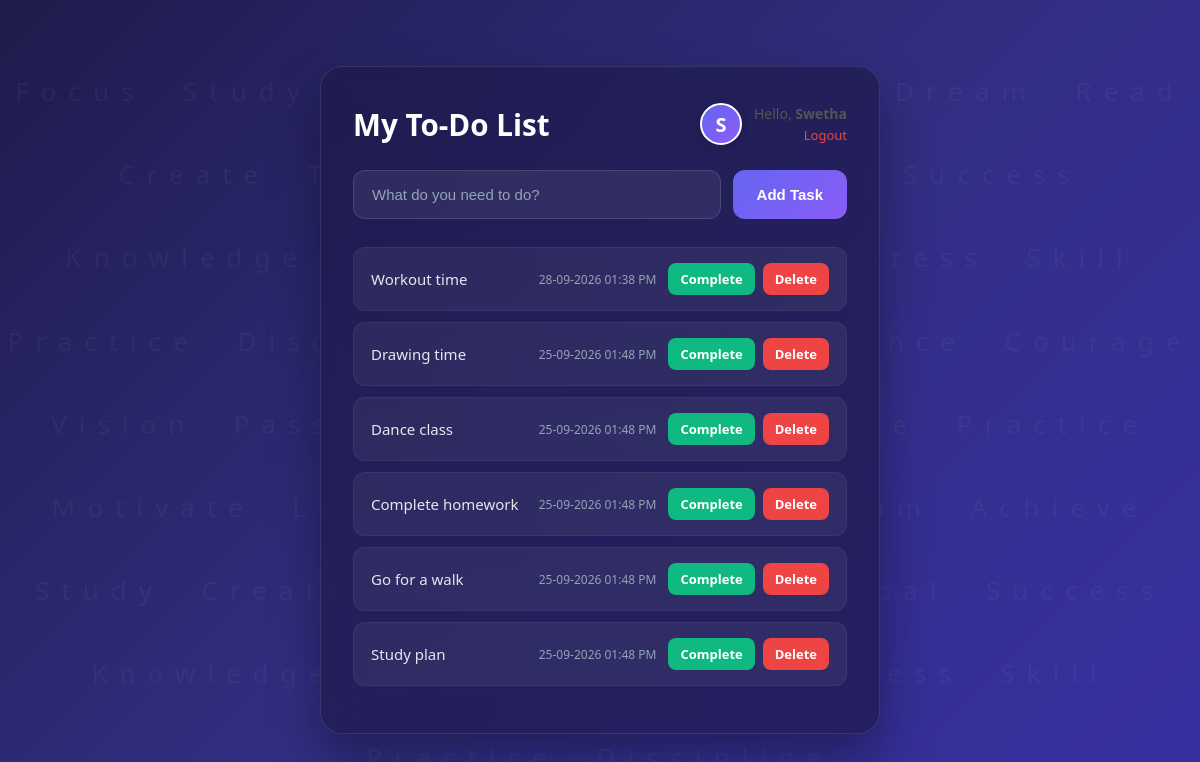
The page / (signed in) on the database its author committed.
### tables this page shows
CREATE TABLE tasks (
            id INTEGER PRIMARY KEY AUTOINCREMENT,
            content TEXT NOT NULL,
            completed INTEGER DEFAULT 0,
            created_at TEXT,
            user_id INTEGER,
            FOREIGN KEY (user_id) REFERENCES users (id)
        );

### app.py (the view)
@app.route('/')
def index():
    if 'user_id' not in session:
        return redirect(url_for('login'))
    conn = get_db_connection()
    tasks = conn.execute(
        'SELECT * FROM tasks WHERE user_id = ? ORDER BY id DESC',
        (session['user_id'],)
    ).fetchall()
    conn.close()
    return render_template('index.html', tasks=tasks, username=session['username'])

### app.py (called while the page is built)
def get_db_connection():
    conn = sqlite3.connect('todo.db')
    conn.row_factory = sqlite3.Row
    return conn

### templates/index.html (shortened to what this page needs)
<!DOCTYPE html>
<html lang="en">
<head>
    <link rel="stylesheet" href="{{ url_for('static', filename='style.css') }}">
</head>
<body>
    <div class="container">
        <div style="display: flex; justify-content: space-between; align-items: center; margin-bottom: 25px;">
    <h1 style="margin: 0;">My To-Do List</h1>
    <div style="display: flex; align-items: center; gap: 12px;">
       <div style="width: 42px; height: 42px; border-radius: 50%; background: linear-gradient(135deg, #6366f1, #8b5cf6); display: flex; align-items: center; justify-content: center; color: white; font-size: 20px; font-weight: bold; border: 2px solid #fff; box-shadow: 0 2px 8px rgba(0,0,0,0.15);">
    {{ username[0] | upper }}
</div>
        <div style="text-align: right;">
            <p style="margin: 0; font-size: 14px; color: #555;">Hello, <strong>{{ username }}</strong></p>
            <a href="/logout" style="font-size: 13px; color: #ef4444; text-decoration: none;">Logout</a>
        </div>
    </div>
</div>
        <form action="/add" method="POST" class="add-form">
            <input type="text" name="content" placeholder="What do you need to do?" required autofocus>
            <button type="submit">Add Task</button>
        </form>
        <ul class="task-list">
            {% for task in tasks %}
            <li class="task-item {% if task.completed %}completed{% endif %}">
                <span class="task-content">{{ task.content }}</span>
                <span class="task-date">{{ task.created_at }}</span>
                <div class="actions">
                    <a href="/complete/{{ task.id }}" class="btn complete">
                        {% if task.completed %}Undo{% else %}Complete{% endif %}
                    </a>
                    <a href="/delete/{{ task.id }}" class="btn delete">Delete</a>
                </div>
            </li>
            {% else %}
            <li class="empty">No tasks yet. Add one above!</li>
            {% endfor %}
        </ul>
    </div>
</body>
</html>

### static/style.css (style rules this page uses)
* { margin: 0; padding: 0; box-sizing: border-box; }
body { font-family: 'Segoe UI', system-ui, -apple-system, sans-serif; background: linear-gradient(135deg, #1e1b4b, #312e81, #3730a3); min-height: 100vh; display: flex; justify-content: center; align-items: center; padding: 40px 20px; position: relative; overflow: hidden; color: #e2e8f0; }
body::before { content: "Focus Study Write Learn Achieve Dream Read Create Think Grow Plan Goal Success Knowledge Wisdom Practice Progress Skill Practice Discipline Hardwork Patience Courage Vision Passion Excellence Improve Practice Motivate Learn Focus Write Dream Achieve Study Create Think Grow Plan Goal Success Knowledge Wisdom Effort Progress Skill Practice Discipline"; position: absolute; top: 0; left: 0; width: 100%; height: 100%; font-size: 26px; font-weight: 500; color: rgba(255, 255, 255, 0.045); line-height: 3.2; letter-spacing: 12px; text-align: center; padding-top: 50px; pointer-events: none; z-index: 0; white-space: pre-wrap; }
.container { position: relative; z-index: 1; width: 100%; max-width: 560px; background: rgba(30, 27, 75, 0.7); backdrop-filter: blur(16px); border-radius: 22px; border: 1px solid rgba(255, 255, 255, 0.1); padding: 36px 32px; box-shadow: 0 25px 50px rgba(0, 0, 0, 0.35); }
h1 { text-align: center; font-size: 1.85rem; font-weight: 700; color: #ffffff; margin-bottom: 6px; }
.add-form { display: flex; gap: 12px; margin-bottom: 28px; margin-top: 24px; }
.add-form input { flex: 1; padding: 15px 18px; border: 1px solid rgba(255, 255, 255, 0.12); border-radius: 12px; font-size: 15px; outline: none; background: rgba(255, 255, 255, 0.07); color: #ffffff; }
.add-form input::placeholder { color: #94a3b8; }
.add-form button { padding: 15px 24px; background: linear-gradient(135deg, #6366f1, #8b5cf6); color: white; border: none; border-radius: 12px; font-size: 15px; font-weight: 600; cursor: pointer; transition: 0.3s; }
.task-list { list-style: none; }
.task-item { display: flex; align-items: center; padding: 15px 17px; background: rgba(255, 255, 255, 0.06); border-radius: 12px; margin-bottom: 11px; gap: 12px; border: 1px solid rgba(255, 255, 255, 0.05); transition: 0.25s; }
.task-content { flex: 1; font-size: 15px; font-weight: 500; color: #e2e8f0; }
.task-date { font-size: 12px; color: #94a3b8; }
.actions { display: flex; gap: 8px; }
.btn { padding: 7px 12px; border-radius: 8px; text-decoration: none; font-size: 13px; font-weight: 600; color: white; }
.btn.complete { background: #10b981; }
.btn.delete { background: #ef4444; }

### rows shown on the page
tasks: content "Workout time", created_at "28-09-2026 01:38 PM", completed "Complete"
tasks: content "Drawing time", created_at "25-09-2026 01:48 PM", completed "Complete"
tasks: content "Dance class", created_at "25-09-2026 01:48 PM", completed "Complete"
tasks: content "Complete homework", created_at "25-09-2026 01:48 PM", completed "Complete"
tasks: content "Go for a walk", created_at "25-09-2026 01:48 PM", completed "Complete"
tasks: content "Study plan", created_at "25-09-2026 01:48 PM", completed "Complete"

### other values the page prints
{{ username[0] | upper }} "S"
{{ username }} "Swetha"
